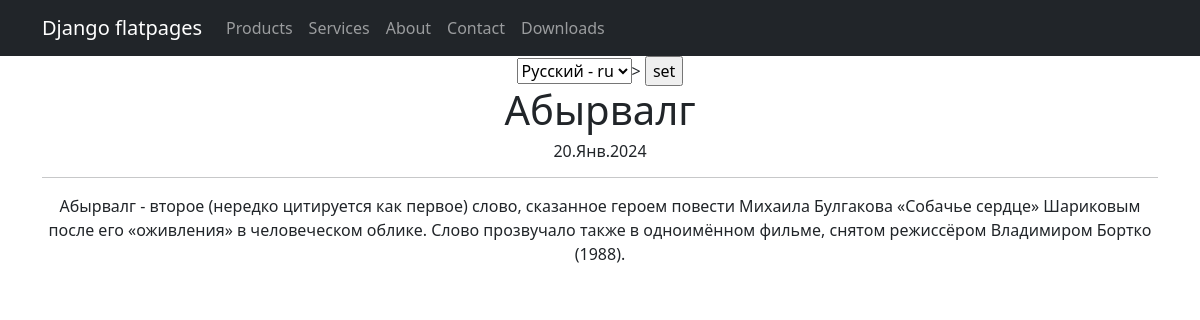
The page /news/26 on the database as committed earlier.
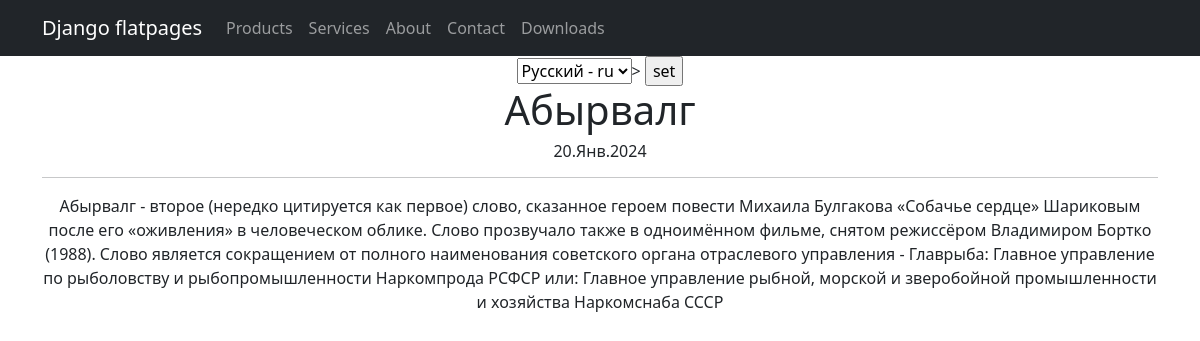
The same page on the database as committed later.
### news/models.py (models this page shows, shortened)
class Post(models.Model):
    article = 'AR' or 'Статья'
    news = 'NE'
    CATEGORY_MATERIAL = [
        (article, 'Статья'),
        (news, 'Новость')
    ]
    author = models.ForeignKey(Author, on_delete=models.CASCADE)
    category_post = models.CharField(max_length=2, choices=CATEGORY_MATERIAL, default=article)
    time_in = models.DateTimeField(auto_now_add=True)
    category_post_many = models.ManyToManyField(Category, through='PostCategory')
    title = models.CharField(max_length=128)
    text = models.TextField()
    rating = models.IntegerField(default=0)

### news/views.py (the view)
# urls.py: path('<int:pk>', PostDetail.as_view(), name='post_detail'),  # cache_page(300)(PostDetail.as_view())
class PostDetail(DetailView):
    model = Post
    template_name = 'post.html'
    context_object_name = 'post'

### news/templatetags/custom_filters.py (called while the page is built)
@register.filter()
def censor(text):
    if not isinstance(text, str):
        raise StrException
    else:
        text_list = text.split()
        censor_list = []
        for word in text_list:
            clean_word = ''.join(c for c in word if c not in string.punctuation)
            if clean_word.lower() in BAD_WORDS:
                censor_word = clean_word[0] + (len(clean_word) - 1) * '*'
                censor_list.append(word.replace(clean_word, censor_word))
            else:
                censor_list.append(word)
    return ' '.join(censor_list)

### templates/post.html (shortened to what this page needs)
{% extends 'flatpages/default.html' %}
{% load i18n %}
{% load custom_filters %}
{% block content %}
    <form action="{% url 'set_language' %}" method="POST"> {% csrf_token %}
        {% get_current_language as LANGUAGE_CODE %}
        <select name="language" id="">
            {% get_available_languages as LANGUAGES %}
            {% get_language_info_list for LANGUAGES as languages %}
            {% for language in languages %}
                <option value="{{ language.code }}" {% if language.code == LANGUAGE_CODE %} selected {% endif %}>
                    {{ language.name_local }} - {{ language.code }}
                </option>
            {% endfor %}
        </select>>
        <input type="submit" value="set">
    </form>
<h1>{{ post.title }}</h1>
<h6>{{ post.time_in|date:'d.M.Y' }}</h6>
<hr>
{{ post.text|censor }}
{% endblock content %}

Rows that differ between the two databases and show on the page:
changed Post "Абырвалг": text|censor "…режиссёром Владимиром Бортко (1988)." → "…режиссёром Владимиром Бортко (1988). Слово является сокращением от полного наименования советского органа отраслевого управления - Главрыба: Главное управление по рыболовству и рыбопромышленности Наркомпрода РСФСР или: Главное управление рыбной, морской и зверобойной промышленности и хозяйства Наркомснаба СССР"
